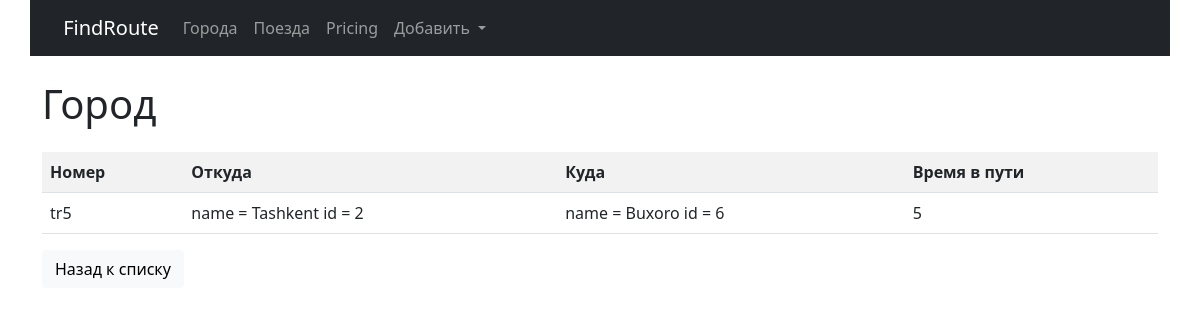
The app's page /trains/detail/7/ with its own data.
### trains/models.py (models this page shows, shortened)
class \
        Train(models.Model):
    name = models.CharField(max_length=50, unique=True, verbose_name='Номер поезда')
    travel_time = models.PositiveSmallIntegerField(verbose_name='Время в пути')
    from_city = models.ForeignKey(City, on_delete=models.CASCADE,
                                  verbose_name='Из какога города')
    to_city = models.ForeignKey('cities.City', on_delete=models.CASCADE, related_name='to_city_set',
                                verbose_name='В какого город')
    class Meta:
        verbose_name = 'Поезд'
        verbose_name_plural = 'Поезда'
        ordering = ['travel_time']

### cities/models.py (models this page shows, shortened)
class City(models.Model):
    name = models.CharField(max_length=80, unique=True, verbose_name = 'Город')
    def __str__(self):
        return f" name = {self.name}  id  = {self.id}"
    class Meta:
        verbose_name_plural = 'Города'
        ordering = ['name']

### trains/views.py (the view)
# urls.py: path('detail/<int:pk>/', TrainDetailView.as_view(), name='detail'),
class TrainDetailView(DetailView):
    queryset = Train.objects.all()
    template_name = 'trains/detail.html'

### trains/templates/trains/detail.html (shortened to what this page needs)
{% extends 'base.html' %}
{% block content %}
<h1>Город</h1>
<div class="row">
    <div class="col-md">
        <table class="table table-striped">
            <tr>
                <th>Номер</th>
                <th>Откуда</th>
                <th>Куда</th>
                <th>Время в пути</th>
            </tr>
            <tr>
                <td>{{object.name}}</td>
                <td>{{object.from_city}}</td>
                <td>{{object.to_city}}</td>
                <td>{{object.travel_time}}</td>
            </tr>
        </table>
    </div>
</div>
<div.row><div class="col-md-4">
    <a href="{% url 'trains:home' %}">
        <button type="button" class="btn btn-light">Назад к списку</button>
</div>
{% endblock %}

### records on screen
Train: name "tr5", from_city "name = Tashkent id = 2", to_city "name = Buxoro id = 6", travel_time "5"
